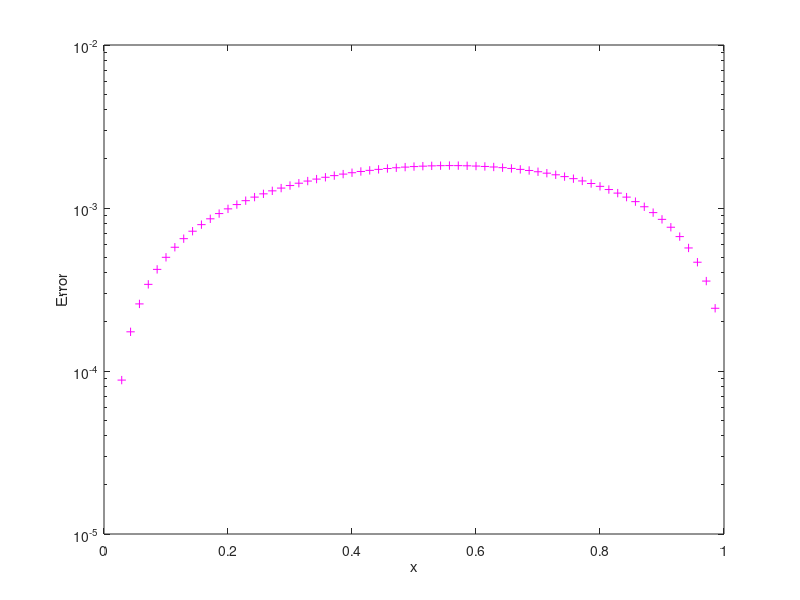
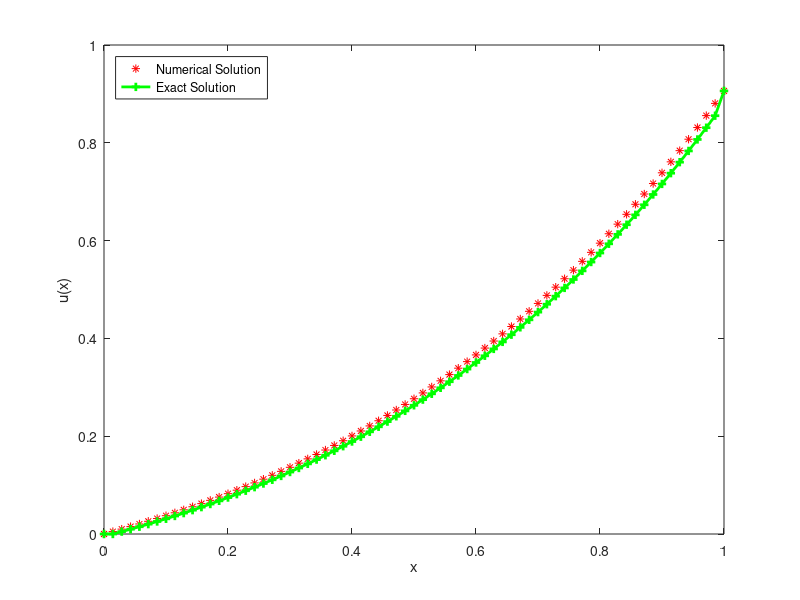

The MATLAB script that drew these images, in order:
%Code to solve BVP u''(x) = u + 2/3*e^x    on 0 <= x <= 1
%BCs: u(0) = 0; u(1) = 1/3 *e

%Set constants:
a = 0;
b = 1;
alph = 0;
bet = (1/3)*exp(1);
n = 69;
h = (b-a)/(n+1);

%Generate the matrix A (size nxn):
A = zeros(n);  %initialize nxn matrix
for i = 1:n
    for j = 1:n
        if i == j
            A(i,i) = -(2+h^2)/h^2;
        elseif (j == i+1) || (i == j+1)
            A(i,j) = 1/h^2;
        end
    end
end

%define the x-grid:
x = linspace(a,b,n+2);  %size n+2 (n interior pts + 2 BCs)

%define function vector f:
f = zeros(n,1);     %initialize nx1 vector
for i = 1:n
    if i==n
        f(i) = (2/3)*exp(x(i)) - exp(1)/(3*h^2);
    else
        f(i) = (2/3)*exp(x(i));
    end
end

%Use linear solver to solve Au=f for u:
u  = linsolve(A,f);
usol = [alph; u; bet]; %extend solution to include BCs


%generate vector of errors and vector of exact solution:
abserror_vec =  zeros(n,1);
funct_vec =  zeros(n,1);
funct = @(t) (1/3)*t*exp(t); %closed-form solution
for i = 1:n
    funct_vec(i) = funct (x(i));
    abserror_vec(i) = abs( usol(i) - funct_vec(i) );
end

%extend exact solution vector to include BCs
funct_vec = [alph; funct_vec; bet]; 

%generate vector of errors
abserror_vec =  zeros(n,1);
funct = @(t) (1/3)*t*exp(t); %closed-form solution
for i = 1:n
    abserror_vec(i) = abs( usol(i) - funct(x(i)) );
end

%extend abs error vector to include BCs
abserror_vec = [0; abserror_vec; 0]; 

%Semilog plot of the absolute error vs x:
semilogy(x,abserror_vec, "m+")
ylabel('Error')
xlabel('x')
exportgraphics(gcf,'abserror_Prob4.pdf')
close 


%Plot results:
plot(x,usol, "r*")
hold on
plot(x,funct_vec, "g+-", "LineWidth",2)
ylabel('u(x)')
xlabel('x')
legend("Numerical Solution", "Exact Solution", 'Location','northwest')
exportgraphics(gcf,'BVP_Prob4.pdf')
close 
